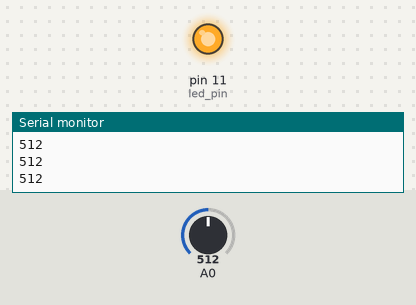
Bench run of a sketch on a simulated Arduino Uno, built with avr-gcc and run on an emulated ATmega328P. Shown: output pins drawn as LEDs (lit = HIGH), the last lines printed to the serial monitor. The inputs (shaded band) are chosen by the test bench; at power-on: A0 = 512.

Above: at 1.3 s.
1.4 s: A0 set to 494
At 2.2 s:
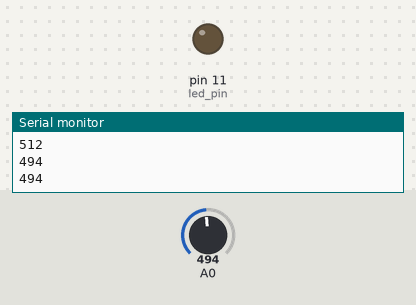
3.0 s: A0 set to 510
At 3.4 s:
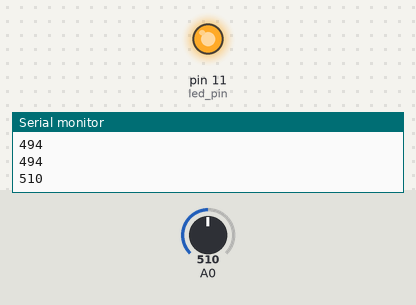
4.5 s: A0 set to 490
At 5.8 s:
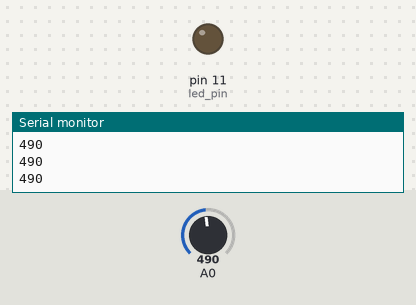
Timing chart, 0 to 7.5 s (numbered marks = the images above; inputs shaded):
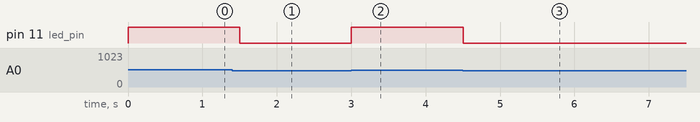

The sketch:

analog_test2.ino
```cpp
//아날로그 핀 & 가변저항 테스트
//가변저항 0~1023
int led_pin=11;

void setup() {
  // put your setup code here, to run once:
  Serial.begin(9600);
  pinMode(led_pin, OUTPUT);
}

void loop() {
  // put your main code here, to run repeatedly:
  int inputVal = analogRead(A0);
  Serial.println(inputVal);
  //가변저항값이 500이 넘으면 led불이 켜지도록
  //500이하값이면 불이 꺼지도록
  if(inputVal > 500){
    digitalWrite(led_pin,HIGH);
  }else{
    digitalWrite(led_pin,LOW);
  }
  delay(500);
}
```

Measured:
- the behaviour switches between 501 and 500 on A0 (found by bisection; images 0 and 1)
- after the input at 1.4 s, pin 11 (led_pin): HIGH → LOW after 0.10 s
- after the input at 3.0 s, pin 11 (led_pin): LOW → HIGH at once
- after the input at 4.5 s, pin 11 (led_pin): HIGH → LOW at once
